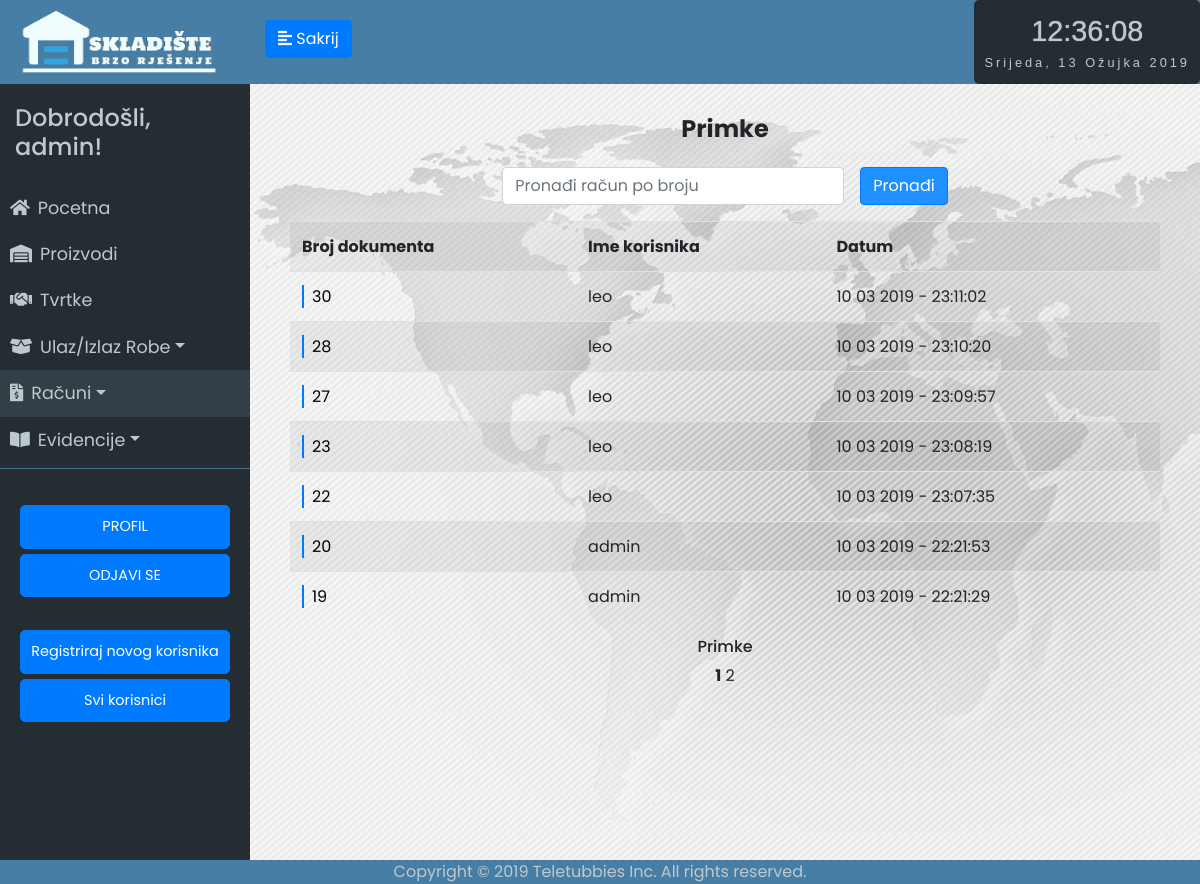
Screenshot of /receipts_unosa/1 (signed in) with the database file from the repository.
### app/models.py (models this page shows, shortened)
class User(UserMixin, db.Model):
	id = db.Column(db.Integer, primary_key=True)
	username = db.Column(db.String(64), index=True, unique=True)
	email = db.Column(db.String(120), index=True, unique=True)
	password_hash = db.Column(db.String(128))
	last_seen = db.Column(db.DateTime, default=datetime.utcnow)
	rank = db.Column(db.String(32))
	status = db.Column(db.String(32))
	evidencija = db.relationship('Evidencija', backref='user', lazy='dynamic')
	receipt = db.relationship('Receipt', backref='stornoUser', lazy='dynamic')

class Receipt(db.Model):
	id = db.Column(db.Integer, primary_key=True)
	status = db.Column(db.String(64))
	date = db.Column(db.DateTime, default=datetime.utcnow)
	receipt_type = db.Column(db.String(64))
	evidencija = db.relationship('Evidencija', backref='receipt', lazy='dynamic')
	storno_date = db.Column(db.DateTime, nullable=True)
	storno_user = db.Column(db.Integer, db.ForeignKey('user.id'), nullable=True)

### app/routes.py (the view)
@app.route('/receipts_unosa/<int:page_num>', methods=['GET', 'POST'])
@login_required
def receipts_unosa(page_num):
	form = SearchReceiptNumber()
	if form.submit.data:
		if form.validate_on_submit():
			receipts = Receipt.query.filter_by(id=form.number.data, receipt_type="unos", status="active").order_by(Receipt.date.desc()).paginate(per_page=7, page=1, error_out=True)
			return render_template('receipts_unosa.html', title='Racuni', receipts=receipts, form = form)
	receipts = Receipt.query.filter_by(receipt_type="unos", status="active").order_by(Receipt.date.desc()).paginate(per_page=7, page=page_num, error_out=True)
	return render_template('receipts_unosa.html', title='Racuni', receipts=receipts, form = form)

### app/forms.py
class SearchReceiptNumber(FlaskForm):
	number = IntegerField('Broj računa', validators=[Optional()])
	submit = SubmitField('Pronađi')

### app/models.py (called while the page is built)
@login.user_loader
def load_user(id):
	return User.query.get(int(id))

### app/routes.py (called while the page is built)
@app.before_request
def before_request():
	if current_user.is_authenticated:
		current_user.last_seen = datetime.utcnow()
		db.session.commit()

### app/templates/receipts_unosa.html (shortened to what this page needs)
{% extends "base.html" %}
{% block racuni %}active{% endblock %}
{% block content %}
<div class="unos-p">
    <h4><strong>Primke</strong></h4>
    <div class="row justify-content-md-center">
        <form class=" form" action="" method="post" novalidate="" autocomplete="off">
            <div class="form-inline row justify-content-md-center">
                <div class="form-group autocomplete">
                    {{ form.number(size=32, class="form-control", placeholder="Pronađi račun po broju", id="myInput") }}
                </div>
                <div class="form-group">
                    {{ form.submit(type="submit", class="btn btn-primary ml-3") }}
                </div>
            </div>
        </form>
    </div>
    <table class="table table-striped">
        <tr>
            <th>Broj dokumenta</th>
            <th>Ime korisnika</th>
            <th>Datum</th>
        </tr>
    {% for receipt in receipts.items %}
        <tr>
            <td><a href="/receipt/{{receipt.id}}" class="dekoracija">{{ receipt.id }}</a></td>
            <td>{{ receipt.evidencija.first().user.username }}</td>
            <td>{{ receipt.date.strftime('%d %m %Y - %H:%M:%S') }}</td>
        </tr></a>
    {% endfor %}
    </table>
<h6>Primke</h6>
            {% for page in receipts.iter_pages(left_edge=3, right_edge=3, left_current=3, right_current=3) %}
                {% if page %}
                    {% if page != receipts.page %}
                            <a href="{{ url_for('receipts_unosa', page_num=page) }}">{{ page }}</a>
                    {% else %}
                        <strong>{{ page }}</strong>
                    {% endif %}
                {% else %}
                    <span class=ellipsis>…</span>
                {% endif %}
            {% endfor %}
{% endblock %}

### app/templates/base.html (shortened to what this page needs)
<html>
<head>
	<link rel="stylesheet" href="https://stackpath.bootstrapcdn.com/bootstrap/4.2.1/css/bootstrap.min.css" integrisha384-GJzZqFGwb1QTTN6wy59ffF1BuGJpLSa9DkKMp0DgiMDm4iYMj70gZWKYbI706tWS">
	<link href="../static/style.css" type="text/css" rel="stylesheet">
	<link rel="stylesheet" href="https://use.fontawesome.com/releases/v5.7.1/css/all.css">
</head>
<body onload="startTime()">
	<div class="wrapper">
	<nav id="sidebar">
		<div class="sidebar-header ">
			<img src="../static/logo5.png" style="width: 200px; height: auto;">
		</div>
		<ul class="list-unstyled components" id="navigation">
			<h4>Dobrodošli, {{ current_user.username }}!</h4>
			<li class="{% block index %}{% endblock %}">
				<a href="{{ url_for('index') }}"><i class="fas fa-home mr-2"></i>Pocetna</a>
			</li>
			<li class="{% block stanje_skladista %}{% endblock %}">
				<a href="{{ url_for('stanje_skladista1') }}"><i class="fas fa-warehouse mr-2"></i>Proizvodi</a>
			</li>
			<li class="{% block dobavljaci %}{% endblock %}">
				<a href="{{ url_for('tvrtke1') }}"><i class="fas fa-handshake mr-2"></i>Tvrtke</a>
			</li>
			<li class="{% block ulaz_izlaz %}{% endblock %}">
				<a href="#pageSubmenu2" data-toggle="collapse" aria-expanded="false" class="dropdown-toggle"><i class="fas fa-box-open mr-2"></i>Ulaz/Izlaz Robe</a>
			</li>
			<li class="{% block racuni %}{% endblock %}">
				<a href="#pageSubmenu3" data-toggle="collapse" aria-expanded="false" class="dropdown-toggle"><i class="fas fa-file-invoice-dollar mr-2"></i>Računi</a>
			</li>
			<li class="{% block evidencije %}{% endblock %}">
				<a href="#pageSubmenu" data-toggle="collapse" aria-expanded="false" class="dropdown-toggle"><i class="fas fa-book-open mr-2"></i>Evidencije</a>
			</li>
		</ul>
		<ul class="list-unstyled CTAs">
                <li>
                    <a href="{{ url_for('user', username=current_user.username) }}" class="btn btn-primary hover-plava">PROFIL</a>
                </li>
                <li>
                    <a href="{{ url_for('logout') }}" class="btn btn-primary hover-plava">ODJAVI SE</a>
                </li>
                {%  if current_user.rank == "admin"%}
                <hr>
                    <li>
                        <a href="{{ url_for('register') }}" class="btn btn-primary hover-plava">Registriraj novog korisnika</a>
                    </li>
                    <li>
                        <a href="{{ url_for('svi_korisnici1') }}" class="btn btn-primary hover-plava">Svi korisnici</a>
                    </li>
                {% endif %}
            </ul>
	</nav>
		<div class="tijelo">
	        <div class="plava-pozadina">
	        	<div class="d-flex bd-highlight">
	  				<div class="bd-highlight">
		            	<button type="button" id="sidebarCollapse" class="btn btn-primary">
			                <i class="fas fa-align-left"></i>
			                <span class="sakrij-tipku"></span>
		            	</button>
		            </div>
	  				<div class="ml-auto bd-highlight">
	  					<div id="clockdate">
		  					<div class="clockdate-wrapper">
		    					<div id="clock"></div>
		    					<div id="date"></div>
		  					</div>
						</div>
					</div>
				</div>
	    	</div>
			<div class="plavo">
			{% block content %}
			{% endblock %}
			</div>
		</div>
<footer>Copyright © 2019 Teletubbies Inc. All rights reserved.</footer>
</body>
</html>

### app/static/style.css (style rules this page uses)
body { font-family: 'Poppins', sans-serif; background: #fafafa; }
h4 { padding: 15px; }
.wrapper { display: flex; width: 100%; align-items: stretch; }
a, a:hover, a:focus { color: inherit; text-decoration: none; transition: all 0.3s; }
#sidebar { min-width: 250px; max-width: 250px; min-height: 100vh; background: #242d32; color: #bec9cd; transition: all 0.3s; }
#sidebarCollapse { margin-top: 20px; margin-left: 15px; }
#sidebar .sidebar-header { padding: 7.5px 20px; background: #477ea5; color: #f0fdfe; }
#sidebar ul.components { padding: 5px 0; border-bottom: 1px solid #47748b; }
#sidebar ul li a { padding: 10px; font-size: 1.1em; display: block; }
#sidebar ul li.active > a, a[aria-expanded="true"] { color: #bec9cd; background: #323f46; }
ul.CTAs { padding: 20px; }
ul.CTAs a { text-align: center; font-size: 0.9em !important; display: block; border-radius: 5px; margin-bottom: 5px; }
.tijelo { display: inline-block; width: 100%; }
.plavo { display: inline-block; width: 100%; text-align: center; }
.plava-pozadina { background-color: #477ea5; display: inline-block; width: 100%; height: 84px; }
.unos-p { padding-top: 2vh; padding-left: 5vh; padding-right: 5vh; background-image: url('map.jpg'); height: 100vh; }
.sakrij-tipku:before { content: 'Sakrij'; }
.clockdate-wrapper { background-color: #242d32; padding:10px; max-width:350px; width:100%; text-align:center; border-radius:5px; margin:0 auto; height: 84px; }
#clock { background-color:#242d32; font-family: sans-serif; font-size:1.8rem; text-shadow:0px 0px 1px #bec9cd; color:#bec9cd; }
#date { letter-spacing:3px; font-size:0.8rem; font-family:arial,sans-serif; color:#bec9cd; }
footer { position: fixed; left: 0; bottom: 0; width: 100%; background-color: #477ea5; color: #bec9cd; text-align: center; }
.dekoracija { background: linear-gradient( to right, var(--mainColor) 0%, var(--mainColor) 2px, transparent 2px ); background-repeat: repeat-x; background-size: 100%; color: #000; padding-left: 10px; text-decoration: none; padding: 0 10px; }
:root { --mainColor: #007bff; }
.autocomplete { position: relative; display: inline-block; }
input { border: 1px solid transparent; background-color: #f1f1f1; padding: 10px; font-size: 16px; }
input[type=submit] { background-color: DodgerBlue; color: #fff; }

### rows the page displays
User: username "admin"
Receipt: id "30", evidencija.first "leo", date "10 03 2019 - 23:11:02"
Receipt: id "28", evidencija.first "leo", date "10 03 2019 - 23:10:20"
Receipt: id "27", evidencija.first "leo", date "10 03 2019 - 23:09:57"
Receipt: id "23", evidencija.first "leo", date "10 03 2019 - 23:08:19"
Receipt: id "22", evidencija.first "leo", date "10 03 2019 - 23:07:35"
Receipt: id "20", evidencija.first "admin", date "10 03 2019 - 22:21:53"
Receipt: id "19", evidencija.first "admin", date "10 03 2019 - 22:21:29"

### other values shown
{{ page }} "1"
{{ page }} "2"
